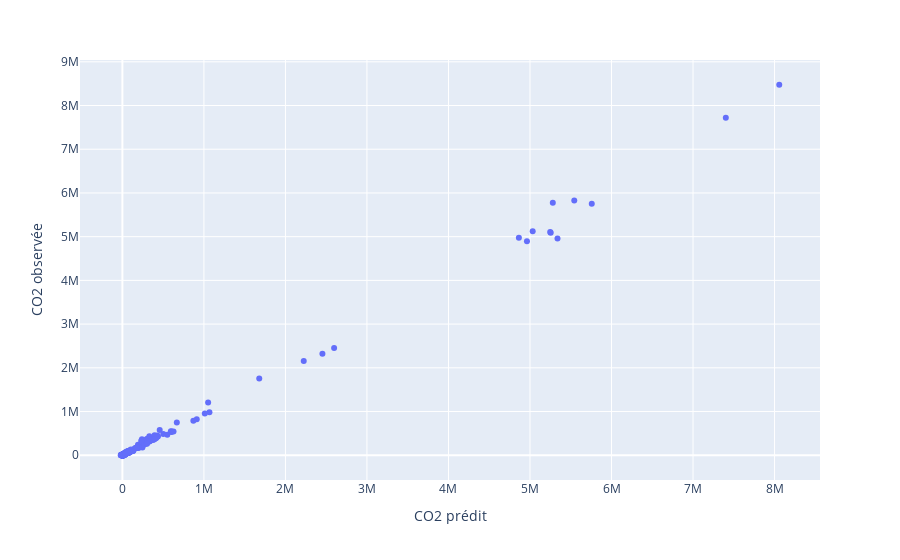

Notebook cell for this chart:
### Code cell
import plotly.express as px

fig=px.scatter(x=prev,y=y_test,labels={'x': 'CO2 prédit' , 'y': 'CO2 observée'})
fig.show()

#plt.plot(prev,Yr_test,"o")
#plt.xlabel(u"O3 Prédite")
#plt.ylabel("O3 observee")
#plt.show()

### Figure 1 — Plotly figure (JSON) as saved in the notebook; plotly's stock layout.template omitted (floating-point values rounded to 4 significant figures; data arrays with more than 128 entries replaced by an {"elided": "..."} marker saying what was removed)
{"data": [{"hovertemplate": "CO2 prédit=%{x}<br>CO2 observée=%{y}<extra></extra>", "legendgroup": "", "marker": {"color": "#636efa", "symbol": "circle"}, "mode": "markers", "name": "", "orientation": "v", "showlegend": false, "type": "scatter", "x": {"elided": "554 float values"}, "xaxis": "x", "y": {"elided": "554 float values"}, "yaxis": "y"}], "layout": {"legend": {"tracegroupgap": 0}, "margin": {"t": 60}, "xaxis": {"anchor": "y", "domain": [0, 1], "title": {"text": "CO2 prédit"}}, "yaxis": {"anchor": "x", "domain": [0, 1], "title": {"text": "CO2 observée"}}}}
